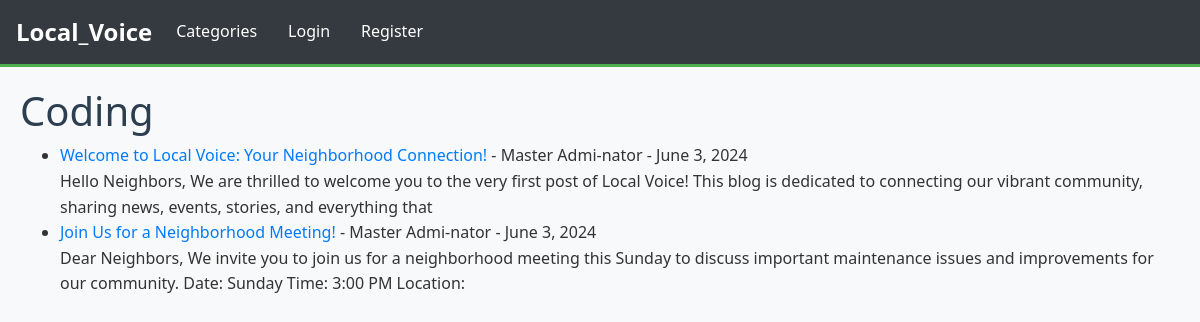
/category/coding/, run on the app's committed database.
### Local_Voice/models.py (models this page shows, shortened)
class Post(models.Model):
    title = models.CharField(max_length=255)
    title_tag = models.CharField(max_length=255)
    author = models.ForeignKey(User, on_delete=models.CASCADE)
    body = models.TextField()
    post_date = models.DateField(auto_now_add=True)
    category = models.CharField(max_length=255, default='coding')
    likes = models.ManyToManyField(User, related_name='blog_posts')

### Local_Voice/views.py (the view)
# urls.py: path('category/<str:cats>/', CategoryView, name='category'),
def CategoryView(request, cats):
    category_posts=Post.objects.filter(category=cats.replace('-', ' '))
    return render(request, 'categories.html', {'cats':cats.title().replace('-', ' '), 'category_posts':category_posts})

### Local_Voice/templates/categories.html (shortened to what this page needs)
{% extends 'base.html' %}
{% block content %}
{% if category_posts  %}
    <h1>{{ cats }}</h1>
    <ul>
    {% for post in category_posts %}
        <li><a href="{% url 'article-detail' post.pk %}">{{ post.title }}</a>
                - {{ post.author.first_name }}
                {{ post.author.last_name }}
                - {{ post.post_date }}  <br/>
                {{ post.body|slice:":200"|safe }}</li>
    {% endfor %}
    </ul>
{% else %}
    <h2>This page does not exist.</h2>
{% endif %}
{% endblock %}

### static/css/styles.css (style rules this page uses)
body { font-family: 'Segoe UI', Tahoma, Geneva, Verdana, sans-serif; background-color: #f8f9fa; color: #333; margin: 0; padding: 0; line-height: 1.6; }
h1, h2, h3, h4, h5, h6 { color: #2c3e50; }

### data on the page
Post: title "Welcome to Local Voice: Your Neighborhood Connection!", author.first_name "Master", author.last_name "Admi-nator", post_date "June 3, 2024", body "Hello Neighbors, We are thrilled to welcome you to the very first post of Local Voice! This blog is dedicated to connecting our vibrant community, sharing news, events, stories, and everything that"
Post: title "Join Us for a Neighborhood Meeting!", author.first_name "Master", author.last_name "Admi-nator", post_date "June 3, 2024", body "Dear Neighbors, We invite you to join us for a neighborhood meeting this Sunday to discuss important maintenance issues and improvements for our community. Date: Sunday Time: 3:00 PM Location:"

### other printed values
{{ cats }} "Coding"
